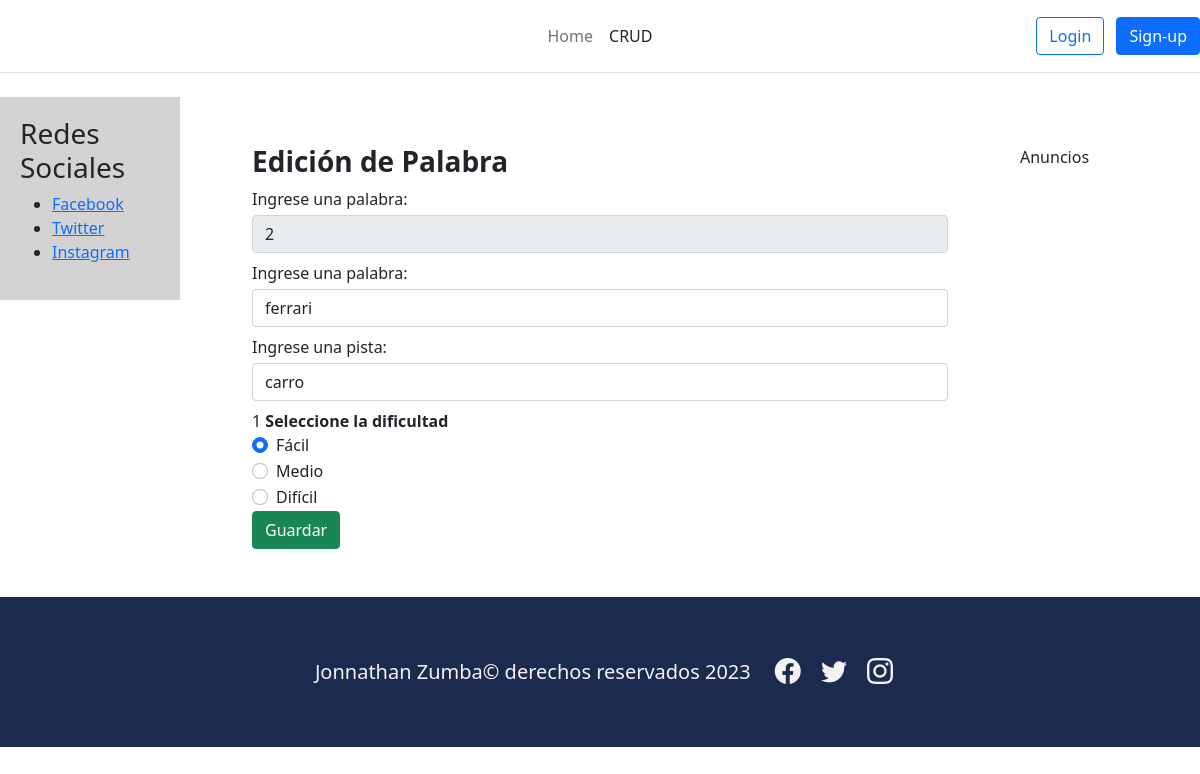
Before: /edicionPalabra/2 with the older database file.
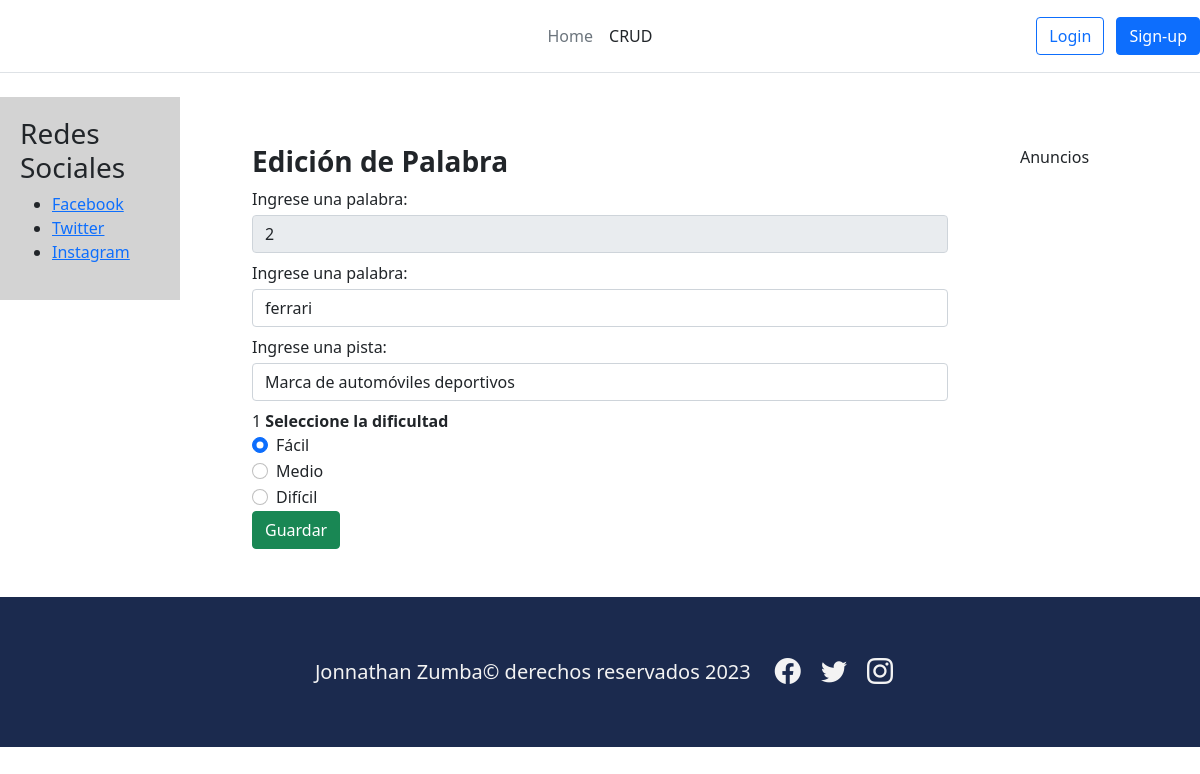
After: the same page with the newer database file.
### app1/models.py (models this page shows, shortened)
class Word(models.Model):
    word = models.CharField(max_length=50, null= False, default="")
    answer = models.CharField(max_length=50)
    level = models.ForeignKey(Level, on_delete=models.CASCADE)

class Level(models.Model):
    name = models.CharField(max_length=50, null= False, blank= False)
    weight = models.CharField(max_length=50)

### proyecto_libre/views.py (the view)
# urls.py: path('edicionPalabra/<int:id>',views.edicionPalabra,name="edicionPalabra"),
def edicionPalabra(request,id):
    data={}
    palabra = Word.objects.get(id = id)
    niveles = Level.objects.all()
    data["palabra"] = palabra
    data["niveles"] = niveles
    return render(request, "editar.html", data)

### templates/editar.html (shortened to what this page needs)
{% extends 'home.html' %}
{% block contenido %}
<div class="container">
    <div class="row align-items-start">
      <div class="col">
        <form action="{% url 'editarPalabra' %}" method="POST">
            <h3><strong>Edición de Palabra</strong></h3>
            <div class="form-group pb-2">
                <label for="txtCodigo" class="mb-1">Ingrese una palabra:</label>
                <input type="text" id="txtCodigo" name="txtCodigo"  class="form-control" value="{{palabra.id}}" maxlength="50" required readonly>
            </div>
            <div class="form-group pb-2">
                <label for="txtAnswer" class="mb-1">Ingrese una palabra:</label>
                <input type="text" id="txtAnswer" name="txtAnswer"  class="form-control" value="{{palabra.answer}}" maxlength="50" required>
            </div>
            <div class="form-group pb-2">
                <label for="txtWord" class="mb-1">Ingrese una pista:</label>
                <input type="text" id="txtWord" name="txtWord" class="form-control" value="{{palabra.word}}" maxlength="50" required>
            </div>
            {{palabra.level.id}}
            <label for="flexRadioDefault"><strong>Seleccione la dificultad</strong></label>
            {% for nivel in niveles %}
                <div class="form-check ml-5">
                    <input class="form-check-input"  type="radio" name="flexRadioDefault" id="flexRadioDefault{{nivel.id}}" value="{{nivel.id}}" required {% if nivel.id == palabra.level.id %} checked {% endif %}>
                    <label class="form-check-label" for="flexRadioDefault{{nivel.id}}">
                        {{nivel.name}}
                    </label>
                </div>
            {% endfor %}
            <div class="form-group">
                <button type="submit" class="btn btn-success btn-block text-white">Guardar</button>
            </div>
        </form>
      </div>
    </div>
  </div>
{% endblock contenido %}

Changed rows visible on the page:
changed Word "ferrari": txtWord "carro" → "Marca de automóviles deportivos"
